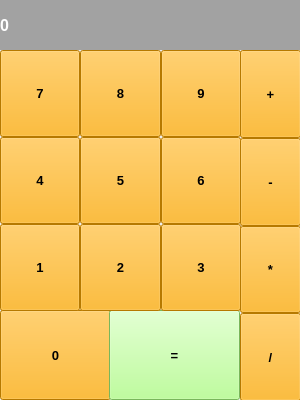
<?xml version="1.0" encoding="UTF-8"?>
<ui version="4.0">
 <class>MainWindow</class>
 <widget class="QMainWindow" name="MainWindow">
  <property name="geometry">
   <rect>
    <x>0</x>
    <y>0</y>
    <width>300</width>
    <height>400</height>
   </rect>
  </property>
  <property name="font">
   <font>
    <family>Segoe UI</family>
   </font>
  </property>
  <property name="windowTitle">
   <string>Калькулятор</string>
  </property>
  <widget class="QWidget" name="centralwidget">
   <widget class="QLabel" name="label_result">
    <property name="geometry">
     <rect>
      <x>0</x>
      <y>0</y>
      <width>300</width>
      <height>50</height>
     </rect>
    </property>
    <property name="font">
     <font>
      <family>MS Shell Dlg 2</family>
      <pointsize>12</pointsize>
      <weight>75</weight>
      <bold>true</bold>
     </font>
    </property>
    <property name="styleSheet">
     <string notr="true">background-color: rgb(162, 162, 162);
color: rgb(255, 255, 255);</string>
    </property>
    <property name="text">
     <string>0</string>
    </property>
    <property name="margin">
     <number>10</number>
    </property>
   </widget>
   <widget class="QPushButton" name="btn_zero">
    <property name="geometry">
     <rect>
      <x>0</x>
      <y>310</y>
      <width>111</width>
      <height>90</height>
     </rect>
    </property>
    <property name="font">
     <font>
      <family>Segoe UI</family>
      <pointsize>10</pointsize>
      <weight>75</weight>
      <bold>true</bold>
     </font>
    </property>
    <property name="styleSheet">
     <string notr="true">background-color: rgb(255, 170, 0);</string>
    </property>
    <property name="text">
     <string>0</string>
    </property>
   </widget>
   <widget class="QPushButton" name="btn_equal">
    <property name="geometry">
     <rect>
      <x>109</x>
      <y>310</y>
      <width>131</width>
      <height>90</height>
     </rect>
    </property>
    <property name="font">
     <font>
      <family>Segoe UI</family>
      <pointsize>10</pointsize>
      <weight>75</weight>
      <bold>true</bold>
     </font>
    </property>
    <property name="styleSheet">
     <string notr="true">background-color: rgb(170, 255, 127);</string>
    </property>
    <property name="text">
     <string>=</string>
    </property>
   </widget>
   <widget class="QWidget" name="">
    <property name="geometry">
     <rect>
      <x>0</x>
      <y>50</y>
      <width>241</width>
      <height>261</height>
     </rect>
    </property>
    <layout class="QGridLayout" name="gridLayout">
     <property name="spacing">
      <number>0</number>
     </property>
     <item row="0" column="0">
      <widget class="QPushButton" name="btn_7">
       <property name="sizePolicy">
        <sizepolicy hsizetype="Minimum" vsizetype="Expanding">
         <horstretch>0</horstretch>
         <verstretch>0</verstretch>
        </sizepolicy>
       </property>
       <property name="font">
        <font>
         <family>Segoe UI</family>
         <pointsize>10</pointsize>
         <weight>75</weight>
         <bold>true</bold>
        </font>
       </property>
       <property name="styleSheet">
        <string notr="true">background-color: rgb(255, 170, 0);</string>
       </property>
       <property name="text">
        <string>7</string>
       </property>
      </widget>
     </item>
     <item row="0" column="1">
      <widget class="QPushButton" name="btn_8">
       <property name="sizePolicy">
        <sizepolicy hsizetype="Minimum" vsizetype="Expanding">
         <horstretch>0</horstretch>
         <verstretch>0</verstretch>
        </sizepolicy>
       </property>
       <property name="font">
        <font>
         <family>Segoe UI</family>
         <pointsize>10</pointsize>
         <weight>75</weight>
         <bold>true</bold>
        </font>
       </property>
       <property name="styleSheet">
        <string notr="true">background-color: rgb(255, 170, 0);</string>
       </property>
       <property name="text">
        <string>8</string>
       </property>
      </widget>
     </item>
     <item row="0" column="2">
      <widget class="QPushButton" name="btn_9">
       <property name="sizePolicy">
        <sizepolicy hsizetype="Minimum" vsizetype="Expanding">
         <horstretch>0</horstretch>
         <verstretch>0</verstretch>
        </sizepolicy>
       </property>
       <property name="font">
        <font>
         <family>Segoe UI</family>
         <pointsize>10</pointsize>
         <weight>75</weight>
         <bold>true</bold>
        </font>
       </property>
       <property name="styleSheet">
        <string notr="true">background-color: rgb(255, 170, 0);</string>
       </property>
       <property name="text">
        <string>9</string>
       </property>
      </widget>
     </item>
     <item row="1" column="0">
      <widget class="QPushButton" name="btn_4">
       <property name="sizePolicy">
        <sizepolicy hsizetype="Minimum" vsizetype="Expanding">
         <horstretch>0</horstretch>
         <verstretch>0</verstretch>
        </sizepolicy>
       </property>
       <property name="font">
        <font>
         <family>Segoe UI</family>
         <pointsize>10</pointsize>
         <weight>75</weight>
         <bold>true</bold>
        </font>
       </property>
       <property name="styleSheet">
        <string notr="true">background-color: rgb(255, 170, 0);</string>
       </property>
       <property name="text">
        <string>4</string>
       </property>
      </widget>
     </item>
     <item row="1" column="1">
      <widget class="QPushButton" name="btn_5">
       <property name="sizePolicy">
        <sizepolicy hsizetype="Minimum" vsizetype="Expanding">
         <horstretch>0</horstretch>
         <verstretch>0</verstretch>
        </sizepolicy>
       </property>
       <property name="font">
        <font>
         <family>Segoe UI</family>
         <pointsize>10</pointsize>
         <weight>75</weight>
         <bold>true</bold>
        </font>
       </property>
       <property name="styleSheet">
        <string notr="true">background-color: rgb(255, 170, 0);</string>
       </property>
       <property name="text">
        <string>5</string>
       </property>
      </widget>
     </item>
     <item row="1" column="2">
      <widget class="QPushButton" name="btn_6">
       <property name="sizePolicy">
        <sizepolicy hsizetype="Minimum" vsizetype="Expanding">
         <horstretch>0</horstretch>
         <verstretch>0</verstretch>
        </sizepolicy>
       </property>
       <property name="font">
        <font>
         <family>Segoe UI</family>
         <pointsize>10</pointsize>
         <weight>75</weight>
         <bold>true</bold>
        </font>
       </property>
       <property name="styleSheet">
        <string notr="true">background-color: rgb(255, 170, 0);</string>
       </property>
       <property name="text">
        <string>6</string>
       </property>
      </widget>
     </item>
     <item row="2" column="0">
      <widget class="QPushButton" name="btn_1">
       <property name="sizePolicy">
        <sizepolicy hsizetype="Minimum" vsizetype="Expanding">
         <horstretch>0</horstretch>
         <verstretch>0</verstretch>
        </sizepolicy>
       </property>
       <property name="font">
        <font>
         <family>Segoe UI</family>
         <pointsize>10</pointsize>
         <weight>75</weight>
         <bold>true</bold>
        </font>
       </property>
       <property name="styleSheet">
        <string notr="true">background-color: rgb(255, 170, 0);</string>
       </property>
       <property name="text">
        <string>1</string>
       </property>
      </widget>
     </item>
     <item row="2" column="1">
      <widget class="QPushButton" name="btn_2">
       <property name="sizePolicy">
        <sizepolicy hsizetype="Minimum" vsizetype="Expanding">
         <horstretch>0</horstretch>
         <verstretch>0</verstretch>
        </sizepolicy>
       </property>
       <property name="font">
        <font>
         <family>Segoe UI</family>
         <pointsize>10</pointsize>
         <weight>75</weight>
         <bold>true</bold>
        </font>
       </property>
       <property name="styleSheet">
        <string notr="true">background-color: rgb(255, 170, 0);</string>
       </property>
       <property name="text">
        <string>2</string>
       </property>
      </widget>
     </item>
     <item row="2" column="2">
      <widget class="QPushButton" name="btn_3">
       <property name="sizePolicy">
        <sizepolicy hsizetype="Minimum" vsizetype="Expanding">
         <horstretch>0</horstretch>
         <verstretch>0</verstretch>
        </sizepolicy>
       </property>
       <property name="font">
        <font>
         <family>Segoe UI</family>
         <pointsize>10</pointsize>
         <weight>75</weight>
         <bold>true</bold>
        </font>
       </property>
       <property name="styleSheet">
        <string notr="true">background-color: rgb(255, 170, 0);</string>
       </property>
       <property name="text">
        <string>3</string>
       </property>
      </widget>
     </item>
    </layout>
   </widget>
   <widget class="QWidget" name="">
    <property name="geometry">
     <rect>
      <x>240</x>
      <y>50</y>
      <width>61</width>
      <height>351</height>
     </rect>
    </property>
    <layout class="QGridLayout" name="gridLayout_2">
     <property name="spacing">
      <number>0</number>
     </property>
     <item row="0" column="0">
      <widget class="QPushButton" name="btn_plus">
       <property name="sizePolicy">
        <sizepolicy hsizetype="Minimum" vsizetype="Expanding">
         <horstretch>0</horstretch>
         <verstretch>0</verstretch>
        </sizepolicy>
       </property>
       <property name="font">
        <font>
         <family>Segoe UI</family>
         <pointsize>10</pointsize>
         <weight>75</weight>
         <bold>true</bold>
        </font>
       </property>
       <property name="styleSheet">
        <string notr="true">background-color: rgb(255, 170, 0);</string>
       </property>
       <property name="text">
        <string>+</string>
       </property>
      </widget>
     </item>
     <item row="1" column="0">
      <widget class="QPushButton" name="btn_minus">
       <property name="sizePolicy">
        <sizepolicy hsizetype="Minimum" vsizetype="Expanding">
         <horstretch>0</horstretch>
         <verstretch>0</verstretch>
        </sizepolicy>
       </property>
       <property name="font">
        <font>
         <family>Segoe UI</family>
         <pointsize>10</pointsize>
         <weight>75</weight>
         <bold>true</bold>
        </font>
       </property>
       <property name="styleSheet">
        <string notr="true">background-color: rgb(255, 170, 0);</string>
       </property>
       <property name="text">
        <string>-</string>
       </property>
      </widget>
     </item>
     <item row="2" column="0">
      <widget class="QPushButton" name="btn_multiplication">
       <property name="sizePolicy">
        <sizepolicy hsizetype="Minimum" vsizetype="Expanding">
         <horstretch>0</horstretch>
         <verstretch>0</verstretch>
        </sizepolicy>
       </property>
       <property name="font">
        <font>
         <family>Segoe UI</family>
         <pointsize>10</pointsize>
         <weight>75</weight>
         <bold>true</bold>
        </font>
       </property>
       <property name="styleSheet">
        <string notr="true">background-color: rgb(255, 170, 0);</string>
       </property>
       <property name="text">
        <string>*</string>
       </property>
      </widget>
     </item>
     <item row="3" column="0">
      <widget class="QPushButton" name="btn_division">
       <property name="sizePolicy">
        <sizepolicy hsizetype="Minimum" vsizetype="Expanding">
         <horstretch>0</horstretch>
         <verstretch>0</verstretch>
        </sizepolicy>
       </property>
       <property name="font">
        <font>
         <family>Segoe UI</family>
         <pointsize>10</pointsize>
         <weight>75</weight>
         <bold>true</bold>
        </font>
       </property>
       <property name="styleSheet">
        <string notr="true">background-color: rgb(255, 170, 0);</string>
       </property>
       <property name="text">
        <string>/</string>
       </property>
      </widget>
     </item>
    </layout>
   </widget>
  </widget>
 </widget>
 <resources/>
 <connections/>
</ui>
